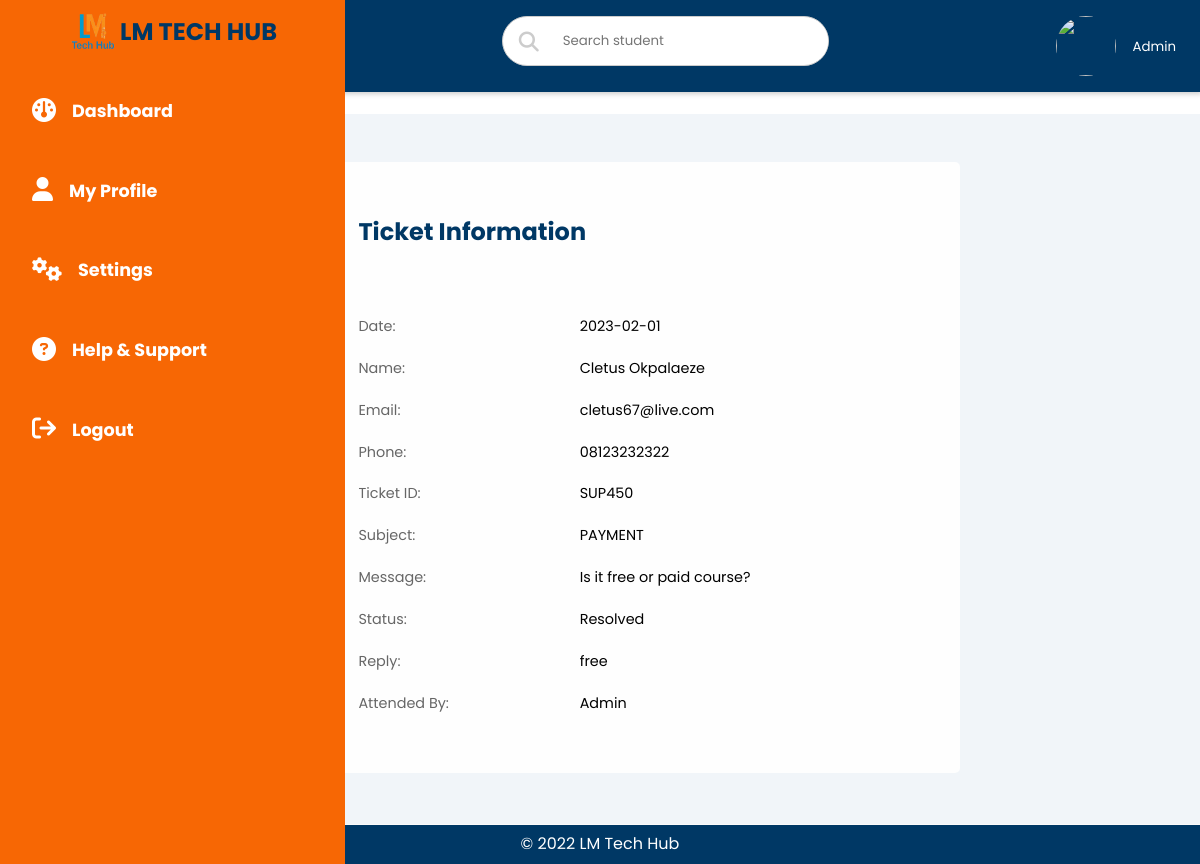
The page /users/admin/viewticket.php?ticketid=SUP450 on the database its author committed.
### tables this page shows
CREATE TABLE `ticket` (
  `id` int(11) NOT NULL,
  `fname` varchar(190) NOT NULL,
  `email` varchar(125) NOT NULL,
  `phone` varchar(60) NOT NULL,
  `ticketid` varchar(30) NOT NULL,
  `subject` varchar(50) NOT NULL,
  `message` varchar(500) NOT NULL,
  `status` varchar(30) NOT NULL,
  `attendedby` varchar(240) NOT NULL,
  `date` date NOT NULL,
  `reply` varchar(500) NOT NULL,
  `updated_at` timestamp NOT NULL DEFAULT current_timestamp() ON UPDATE current_timestamp()
);

### users/admin/viewticket.php (the view, shortened to what this page needs)
<?php
include('../inc/connection.php');
$conn = new mysqli ($host, $user, $pwd, $database);
$ticketid = $_GET['ticketid'];
  $query  = "SELECT * FROM ticket WHERE ticketid = '$ticketid'";
  $res = $conn->query($query);
  $rows = $res->fetch_array();
  if($res->num_rows == 0){
    echo "Data not found";
  } else{
?>
    <?php
      include('nav.php');
    ?>
    <main>
      <div class="recent">
      <div class="user-wrapper">
          <div>
            <h2>Ticket Information</h2>
            </div>
        </div>
          <div>
            <table>
              <form method="POST">
              <tr>
                <td>Date:</td>
                <td><?php echo $rows['date']; ?></td>
              </tr>
              <tr>
                <td>Name:</td>
                <td><?php echo $rows['fname']; ?></td>
              </tr>
              <tr>
                <td>Email:</td>
                <td><?php echo $rows['email']; ?></td>
              </tr>
              <tr>
                <td>Phone:</td>
                <td><?php echo $rows['phone']; ?></td>
              </tr>
              <tr>
                <td>Ticket ID:</td>
                <td><?php echo $rows['ticketid']; ?></td>
              </tr>
              <tr>
                <td>Subject:</td>
                <td><?php echo $rows['subject']; ?></td>
              </tr>
              <tr>
                <td>Message:</td>
                <td><?php echo $rows['message']; ?></td>
              </tr>
              <tr>
                <td>Status:</td>
                <td><?php echo $rows['status']; ?></td>
              </tr>
              <tr>
                <td>Reply:</td>
                <td><?php echo $rows['reply']; ?></td>
              </tr>
              <tr>
                <td>Attended By:</td>
                <td><?php echo $rows['attendedby']; ?></td>
              </tr>
            <br>
            </form>
            </table>
          </div>
        </div>
      </div>
    <section class="copyright">
      <p class="copy">&copy; 2022 LM Tech Hub</p>
  </section>
</body>
</html>
<?php
}
?>

### css/dashboard.css (style rules this page uses)
:root, :root.pry { --main-color: #f76704; --color-dark: #003865; --text-grey: #8390a2; }
* { margin: 0; padding: 0; box-sizing: border-box; list-style: none; text-decoration: none; font-family: "Poppins", sans-serif; }
.user-wrapper { display: flex; align-items: center; }
main { margin-top: 85px; padding: 2rem 1.5rem; background: #f1f5f9; min-height: calc(100vh - 90px); }
.recent { display: grid; background-color: #fefefe; grid-template-columns: 100%; margin: 1rem 20%; border-radius: 5px; padding: 3rem; grid-gap: 1.5rem; }
.recent td:first-child { width: 40%; color: rgb(102, 102, 102); }
.recent h2 { color: var(--color-dark); }
.recent td { width: 100%; color: #000; }
table { border-collapse: collapse; width: 100%; }
td { padding: 0.5rem 0rem; font-size: 0.9rem; color: #222; }
tr td:last-child { display: flex; align-items: center; }
.copyright { width: 100%; margin: auto; text-align: center; border-top: 1px solid #fafafa; background-color: var(--color-dark); padding: 5px 0; }
.copy { color: #fff; font-weight: medium; }

### css/carousel.css (style rules this page uses)
* { box-sizing:border-box }

### css/form.css (style rules this page uses)
:root, :root.pry { --main-color: #f76704; --color-dark: #003865; --text-grey: #8390a2; }
* { box-sizing: border-box; margin: 0; padding: 0; }
body { font-family: "Poppins", sans-serif; line-height: 1.8; }

### rows shown on the page
ticket: date "2023-02-01", fname "Cletus Okpalaeze", email "cletus67@live.com", phone "08123232322", ticketid "SUP450", subject "PAYMENT", message "Is it free or paid course?", status "Resolved", reply "free", attendedby "Admin"
